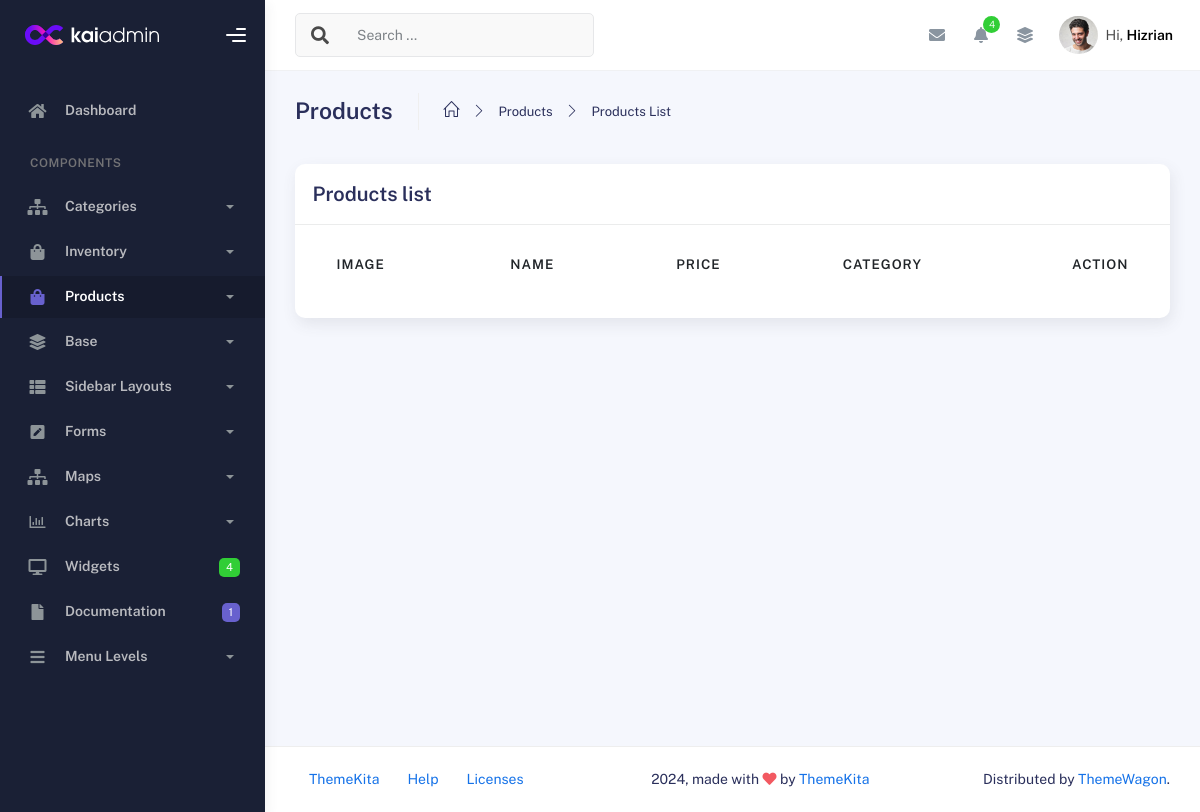
Page /liora_admin/products_list/ on the earlier database version.
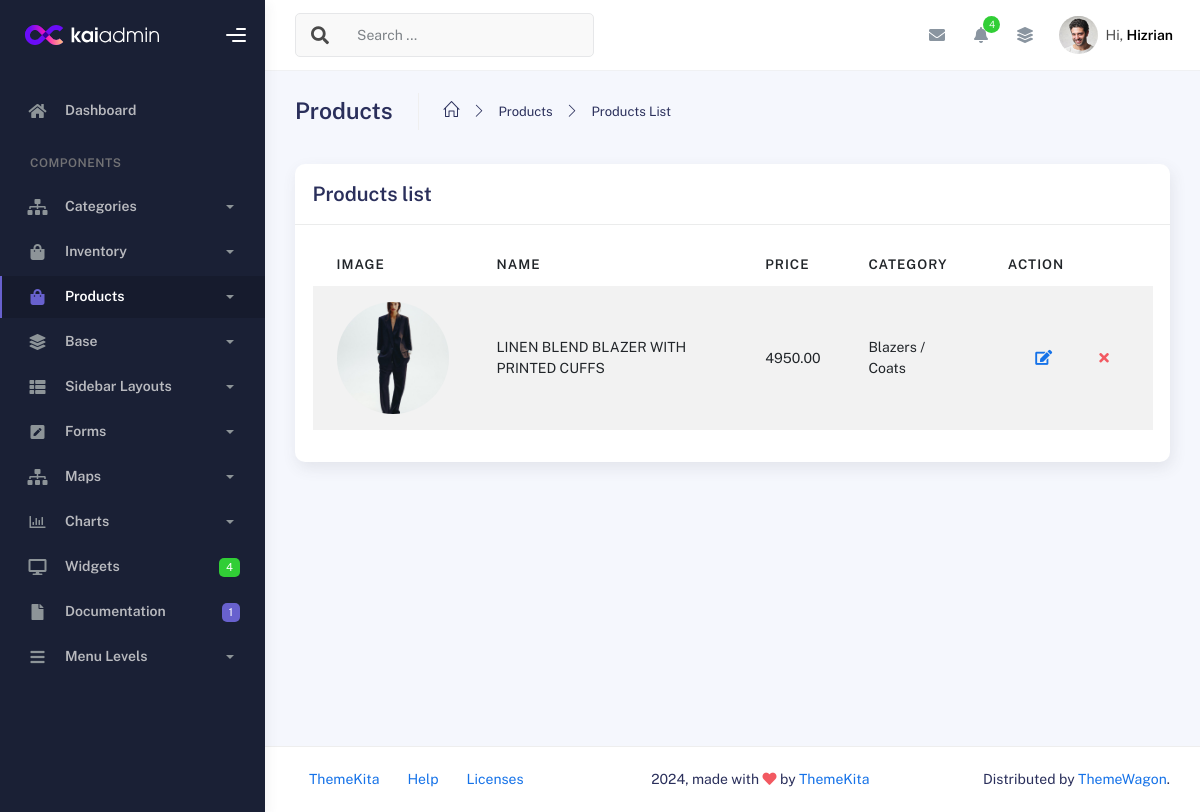
Same page on the later database version.
### products/models.py (models this page shows, shortened)
class Product(models.Model):
    category = models.ForeignKey(Categories, on_delete=models.CASCADE)
    name = models.CharField(max_length=150,unique=True)
    slug = models.SlugField(unique=True,blank=True)
    description = models.TextField()
    price = models.DecimalField(max_digits=10, decimal_places=2)
    created_at = models.DateTimeField(auto_now_add=True)

class Inventory(models.Model):
    product = models.ForeignKey(Product, on_delete=models.CASCADE, related_name='inventories')
    color = models.ForeignKey(Color, on_delete=models.CASCADE)
    size = models.ForeignKey(Size, on_delete=models.CASCADE)
    stock = models.PositiveIntegerField(default=0)
    image = models.ImageField(upload_to='product_images',blank=True,null=True)
    class Meta:
        unique_together = ('product','color','size')

class Categories(models.Model):
    name = models.CharField( max_length=50,unique=True)
    slug = models.SlugField(unique=True,blank=True)
    image = models.ImageField(upload_to='category_images/')

### admin_panel/views.py (the view)
# urls.py: path('products_list/', views.products_list, name='products_list'),
def products_list(request):
    products = Product.objects.all()
    context = {
        'products' : products
    }
    return render(request, 'items/products_list.html', context)

### products/templatetags/nav_tags.py (called while the page is built)
@register.simple_tag(takes_context=True)
def active_class(context, url_name):
    from django.urls import resolve
    try:
        return "active" if resolve(context['request'].path_info).url_name == url_name else ""
    except:
        return ""

### admin_panel/templates/items/products_list.html (shortened to what this page needs)
{% extends "admin/admin_layout.html" %}
  {% load static %}
  {% block admin_content %}
        <div class="container">
          <div class="page-inner">
            <div class="page-header">
              <h3 class="fw-bold mb-3">Products</h3>
              <ul class="breadcrumbs mb-3">
                <li class="nav-home">
                  <a href="#">
                    <i class="icon-home"></i>
                  </a>
                </li>
                <li class="separator">
                  <i class="icon-arrow-right"></i>
                </li>
                <li class="nav-item">
                  <a href="#">Products</a>
                </li>
                <li class="separator">
                  <i class="icon-arrow-right"></i>
                </li>
                <li class="nav-item">
                  <a href="#">Products List</a>
                </li>
              </ul>
            </div>
            <div class="row">
              <div class="col-md-12">
                <div class="card">
                  <div class="card-header">
                    <div class="d-flex align-items-center">
                      <h4 class="card-title">Products list</h4>
                    </div>
                  </div>
                  <div class="card-body">
                    <div class="table-responsive">
                      <table
                        id="add-row"
                        class="display table table-striped table-hover"
                      >
                        <thead>
                          <tr>
                            <th>Image</th>
                            <th>Name</th>
                            <th>Price</th>
                            <th>Category</th>
                            <th style="width: 10%">Action</th>
                          </tr>
                        </thead>
                        {% for item in products%}
                        <tbody>
                          <tr>
                            <td>
                              {% with item.inventories.first as inventory_item %}
                                {% if inventory_item and inventory_item.image %}
                                <div class="avatar avatar-xxl">
                                  <img src="{{ inventory_item.image.url }}" alt="..." class="avatar-img rounded-circle">
                                </div>
                                {% else %}
                                  <p>No image available</p>
                                {% endif %}
                              {% endwith %}
                            </td>
                            <td>{{item.name}}</td>
                            <td>{{item.price}}</td>
                            <td>{{item.category.name}}</td>
                            <td>
                              <div class="form-button-action">
                                <a href="{% url 'edit_product' item.id %}">
                                  <button
                                    type="button"
                                    data-bs-toggle="tooltip"
                                    title=""
                                    class="btn btn-link btn-primary btn-lg"
                                    data-original-title="Edit Task"
                                  >
                                    <i class="fa fa-edit"></i>
                                  </button>
                                </a>
                                  <button
                                    type="button"
                                    data-bs-toggle="modal"
                                    title=""
                                    class="btn btn-link btn-danger"
                                    data-original-title="Remove"
                                    data-bs-target="#deleteModal{{ item.id }}"
                                  >
                                    <i class="fa fa-times"></i>
                                  </button>
                              </div>
                            </td>
                          </tr>
                        </tbody>
                        {% endfor %}
                      </table>
                    </div>
                  </div>
                </div>
              </div>
            </div>
          </div>
        </div>
  {% endblock admin_content %}

### admin_panel/templates/admin/admin_layout.html (shortened to what this page needs)
{%load static%}
{% load nav_tags %}
<!DOCTYPE html>
<html lang="en">
  <head>
    <link rel="stylesheet" href="{% static 'css/bootstrap.min.css' %}" />
    <link rel="stylesheet" href="{% static 'css/plugins.min.css' %}" />
    <link rel="stylesheet" href="{% static 'css/kaiadmin.min.css' %}" />
    <link rel="stylesheet" href="{% static 'css/demo.css' %}" />
  </head>
  <body>
    <div class="wrapper">
      <div class="sidebar" data-background-color="dark">
        <div class="sidebar-logo">
          <div class="logo-header" data-background-color="dark">
            <a href="index.html" class="logo">
              <img
                src="{% static 'img/kaiadmin/logo_light.svg' %}"
                alt="navbar brand"
                class="navbar-brand"
                height="20"
              />
            </a>
            <div class="nav-toggle">
              <button class="btn btn-toggle toggle-sidebar">
                <i class="gg-menu-right"></i>
              </button>
            </div>
          </div>
        </div>
        <div class="sidebar-wrapper scrollbar scrollbar-inner">
          <div class="sidebar-content">
            <ul class="nav nav-secondary">
              <li class="nav-item {% active_class 'dashboard' %}">
                <a href="{% url 'dashboard' %}"
                  class="collapsed"
                  aria-expanded="false"
                >
                  <i class="fas fa-home"></i>
                  <p>Dashboard</p>
                </a>
              </li>
              <li class="nav-section">
                <h4 class="text-section">Components</h4>
              </li>
              <li class="nav-item {% active_class 'category_list' %} {% active_class 'add_category' %}">
                <a data-bs-toggle="collapse" href="#category">
                  <i class="fas fa-sitemap"></i>
                  <p>Categories</p>
                  <span class="caret"></span>
                </a>
              </li>
              <li class="nav-item {% active_class 'size_list' %} {% active_class 'color_list' %}">
                <a data-bs-toggle="collapse" href="#products">
                  <i class="fas fa-shopping-bag"></i>
                  <p>Inventory</p>
                  <span class="caret"></span>
                </a>
              </li>
              <li class="nav-item {% active_class 'products_list' %} {% active_class 'add_products' %}">
                <a data-bs-toggle="collapse" href="#products">
                  <i class="fas fa-shopping-bag"></i>
                  <p>Products</p>
                  <span class="caret"></span>
                </a>
              </li>
              <li class="nav-item">
                <a data-bs-toggle="collapse" href="#base">
                  <i class="fas fa-layer-group"></i>
                  <p>Base</p>
                  <span class="caret"></span>
                </a>
              </li>
              <li class="nav-item">
                <a data-bs-toggle="collapse" href="#sidebarLayouts">
                  <i class="fas fa-th-list"></i>
                  <p>Sidebar Layouts</p>
                  <span class="caret"></span>
                </a>
              </li>
              <li class="nav-item">
                <a data-bs-toggle="collapse" href="#forms">
                  <i class="fas fa-pen-square"></i>
                  <p>Forms</p>
                  <span class="caret"></span>
                </a>
              </li>
              <li class="nav-item">
                <a data-bs-toggle="collapse" href="#maps">
                  <i class="fas fa-sitemap"></i>
                  <p>Maps</p>
                  <span class="caret"></span>
                </a>
              </li>
              <li class="nav-item">
                <a data-bs-toggle="collapse" href="#charts">
                  <i class="far fa-chart-bar"></i>
                  <p>Charts</p>
                  <span class="caret"></span>
                </a>
              </li>
              <li class="nav-item">
                <a href="widgets.html">
                  <i class="fas fa-desktop"></i>
                  <p>Widgets</p>
                  <span class="badge badge-success">4</span>
                </a>
              </li>
              <li class="nav-item">
                <a href="../../documentation/index.html">
                  <i class="fas fa-file"></i>
                  <p>Documentation</p>
                  <span class="badge badge-secondary">1</span>
                </a>
              </li>
              <li class="nav-item">
                <a data-bs-toggle="collapse" href="#submenu">
                  <i class="fas fa-bars"></i>
                  <p>Menu Levels</p>
                  <span class="caret"></span>
                </a>
              </li>
            </ul>
          </div>
        </div>
      </div>
      <div class="main-panel">
        <div class="main-header">
          <nav
            class="navbar navbar-header navbar-header-transparent navbar-expand-lg border-bottom"
          >
            <div class="container-fluid">
              <nav
                class="navbar navbar-header-left navbar-expand-lg navbar-form nav-search p-0 d-none d-lg-flex"
              >
                <div class="input-group">
                  <div class="input-group-prepend">
                    <button type="submit" class="btn btn-search pe-1">
                      <i class="fa fa-search search-icon"></i>
                    </button>
                  </div>
                  <input
                    type="text"
                    placeholder="Search ..."
                    class="form-control"
                  />
                </div>
              </nav>
              <ul class="navbar-nav topbar-nav ms-md-auto align-items-center">
                <li class="nav-item topbar-icon dropdown hidden-caret">
                  <a
                    class="nav-link dropdown-toggle"
                    href="#"
                    id="messageDropdown"
                    role="button"
                    data-bs-toggle="dropdown"
                    aria-haspopup="true"
                    aria-expanded="false"
                  >
                    <i class="fa fa-envelope"></i>
                  </a>
                </li>
                <li class="nav-item topbar-icon dropdown hidden-caret">
                  <a
                    class="nav-link dropdown-toggle"
                    href="#"
                    id="notifDropdown"
                    role="button"
                    data-bs-toggle="dropdown"
                    aria-haspopup="true"
                    aria-expanded="false"
                  >
                    <i class="fa fa-bell"></i>
                    <span class="notification">4</span>
                  </a>
                </li>
                <li class="nav-item topbar-icon dropdown hidden-caret">
                  <a
                    class="nav-link"
                    data-bs-toggle="dropdown"
                    href="#"
                    aria-expanded="false"
                  >
                    <i class="fas fa-layer-group"></i>
                  </a>
                </li>
                <li class="nav-item topbar-user dropdown hidden-caret">
                  <a
                    class="dropdown-toggle profile-pic"
                    data-bs-toggle="dropdown"
                    href="#"
                    aria-expanded="false"
                  >
                    <div class="avatar-sm">
                      <img
                        src="{% static 'img/profile.jpg' %}"
                        alt="..."
                        class="avatar-img rounded-circle"
                      />
                    </div>
                    <span class="profile-username">
                      <span class="op-7">Hi,</span>
                      <span class="fw-bold">Hizrian</span>
                    </span>
                  </a>
                </li>
              </ul>
            </div>
          </nav>
        </div>
        {% block admin_content %}
        {% endblock admin_content %}
        <footer class="footer">
          <div class="container-fluid d-flex justify-content-between">
            <nav class="pull-left">
              <ul class="nav">
                <li class="nav-item">
                  <a class="nav-link" href="http://www.themekita.com">
                    ThemeKita
                  </a>
                </li>
                <li class="nav-item">
                  <a class="nav-link" href="#"> Help </a>
                </li>
                <li class="nav-item">
                  <a class="nav-link" href="#"> Licenses </a>
                </li>
              </ul>
            </nav>
            <div class="copyright">
              2024, made with <i class="fa fa-heart heart text-danger"></i> by
              <a href="http://www.themekita.com">ThemeKita</a>
            </div>
            <div>
              Distributed by
              <a target="_blank" href="https://themewagon.com/">ThemeWagon</a>.
            </div>
          </div>
        </footer>
      </div>
    </div>
  </body>
</html>

Differences in the rows shown:
added Product: inventories.first.image (picture), name "LINEN BLEND BLAZER WITH PRINTED CUFFS", price "4950.00", category.name "Blazers / Coats"
